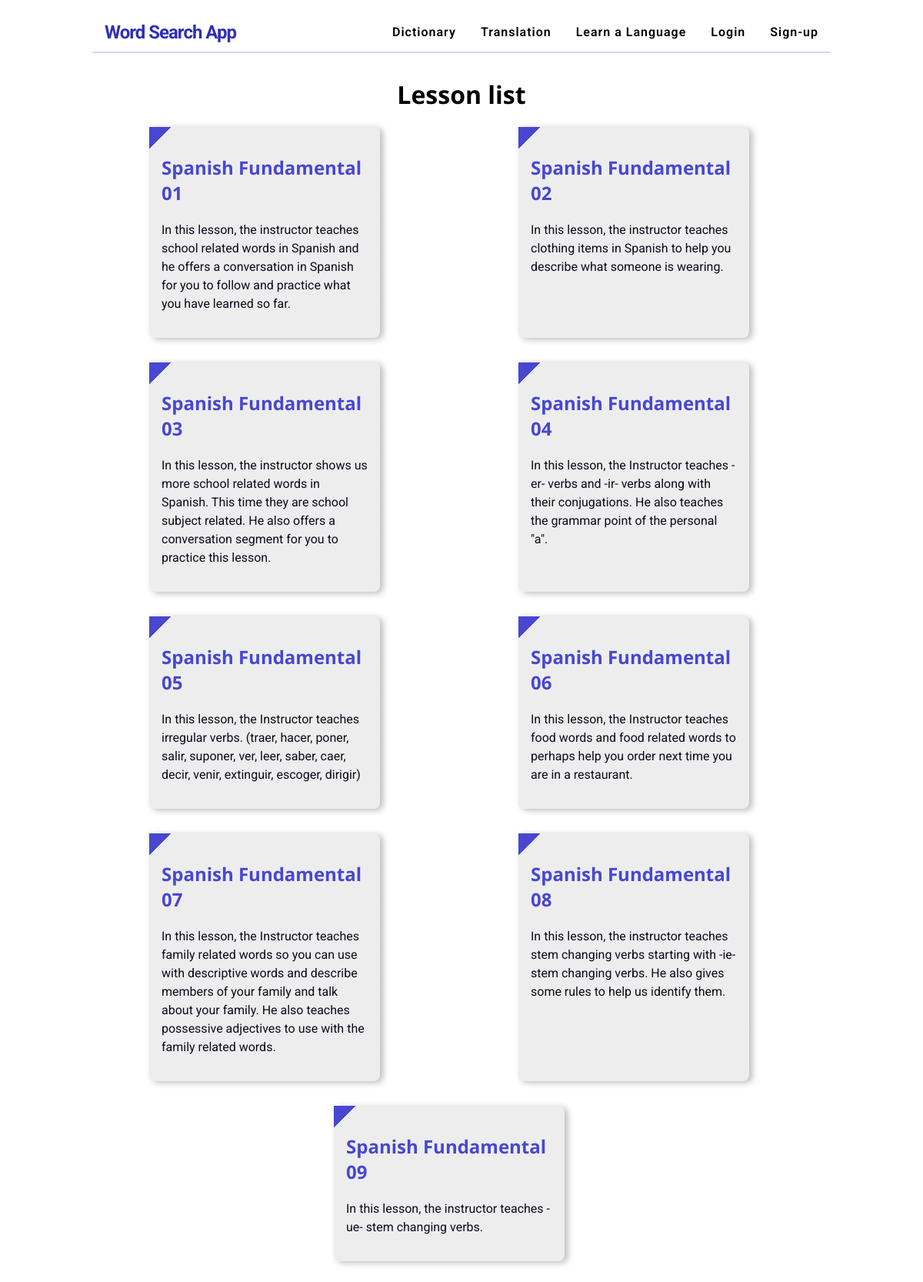
/curriculum/2/spanish_fundamental/, run on the app's committed database.
### curriculum/models.py (models this page shows, shortened)
class Lesson(models.Model):
    lesson_id = models.CharField(max_length=100, unique=True)
    Standard = models.ForeignKey(Standard, on_delete=models.CASCADE)
    created_by = models.ForeignKey(User,on_delete=models.CASCADE)
    created_at = models.DateTimeField(auto_now_add=True)
    subject = models.ForeignKey(Subject, on_delete=models.CASCADE,related_name='lessons')
    name = models.CharField(max_length=250)
    position = models.PositiveSmallIntegerField(verbose_name="Chapter no.")
    slug = models.SlugField(null=True, blank=True)
    video = models.CharField(max_length=500, blank=True)
    description = models.TextField(max_length=500,blank=True)
    file_object = open("Curriculum_model_log.txt", 'a+')
    logger.log(file_object, 'Created lesson table ', 'Info')
    class Meta:
        ordering = ['position']

### curriculum/views.py (the view)
# urls.py: path('<str:standard>/<slug:slug>/', views.LessonListView.as_view(), name='lesson_list'),
class LessonListView(DetailView):
    context_object_name = 'subjects'
    file_object = open("Curriculum_log.txt", 'a+')
    logger.log(file_object, 'Shows the name of the lessons of particuluar subject ', 'Info')
    model = Subject
    template_name = 'curriculum/lesson_list_view.html'
    file_object.close()

### curriculum/templates/curriculum/lesson_list_view.html
{% extends 'Login/base.html' %}
{% load static %}
{% block content %}
  <main class="lesson-list">
    <h1>Lesson list</h1>
    <div class="lesson-list__container">
      {% for lesson in subjects.lessons.all %}
        <div class="lesson-list__block">
          <a href ="{% url 'curriculum:lesson_detail' slug=lesson.slug subject=subjects.slug standard=lesson.Standard.slug %}">
          <h2>
              {{lesson.name}}
          </h2>
          <p>{{lesson.description}}</p>
        </a>
        </div>
      {% endfor %}
    </div>
  </main>
{% endblock%}

### Login/static/Login/css/master.css (style rules this page uses)
* { box-sizing: border-box; }
html { scroll-behavior: smooth; }
body { margin: 0; font-family: "Roboto", sans-serif; font-weight: 400; }
h1, h2 { font-family: "Open Sans", sans-serif; }
a { color: inherit; display: inline-block; text-decoration: none; }
.standard-list, .lesson-list, .subject-list { text-align: center; width: 80%; margin: 2rem auto; }
.standard-list__container, .lesson-list__container, .subject-list__container { text-align: left; display: flex; flex-wrap: wrap; }
.standard-list__block, .lesson-list__block, .subject-list__block { max-width: 300px; background-color: rgba(26, 26, 26, 0.08); background: linear-gradient(135deg, #4747d1 0px, #4747d1 20px, rgba(26, 26, 26, 0.08) 20px); margin: 0 2rem 2rem 0; padding: 1rem; border-radius: 0 0.5rem 0.5rem; box-shadow: 4px 2px 8px rgba(26, 26, 26, 0.3); transition: 0.3s linear all; }
.standard-list__block a, .lesson-list__block a, .subject-list__block a { text-decoration: none; }
.standard-list__block h2, .lesson-list__block h2, .subject-list__block h2 { color: #4747d1; }
.standard-list__block p, .lesson-list__block p, .subject-list__block p { line-height: 1.5; color: #0c0c1d; }
.lesson-list__container { justify-content: space-around; }

### data on the page
Lesson: name "Spanish Fundamental 01", description "In this lesson, the instructor teaches school related words in Spanish and he offers a conversation in Spanish for you to follow and practice what you have learned so far."
Lesson: name "Spanish Fundamental 02", description "In this lesson, the instructor teaches clothing items in Spanish to help you describe what someone is wearing."
Lesson: name "Spanish Fundamental 03", description "In this lesson, the instructor shows us more school related words in Spanish. This time they are school subject related. He also offers a conversation segment for you to practice this lesson."
Lesson: name "Spanish Fundamental 04", description "In this lesson, the Instructor teaches -er- verbs and -ir- verbs along with their conjugations. He also teaches the grammar point of the personal \"a\"."
Lesson: name "Spanish Fundamental 05", description "In this lesson, the Instructor teaches irregular verbs. (traer, hacer, poner, salir, suponer, ver, leer, saber, caer, decir, venir, extinguir, escoger, dirigir)"
Lesson: name "Spanish Fundamental 06", description "In this lesson, the Instructor teaches food words and food related words to perhaps help you order next time you are in a restaurant."
Lesson: name "Spanish Fundamental 07", description "In this lesson, the Instructor teaches family related words so you can use with descriptive words and describe members of your family and talk about your family. He also teaches possessive adjectives to use with the family related words."
Lesson: name "Spanish Fundamental 08", description "In this lesson, the instructor teaches stem changing verbs starting with -ie- stem changing verbs. He also gives some rules to help us identify them."
Lesson: name "Spanish Fundamental 09", description "In this lesson, the instructor teaches -ue- stem changing verbs."
